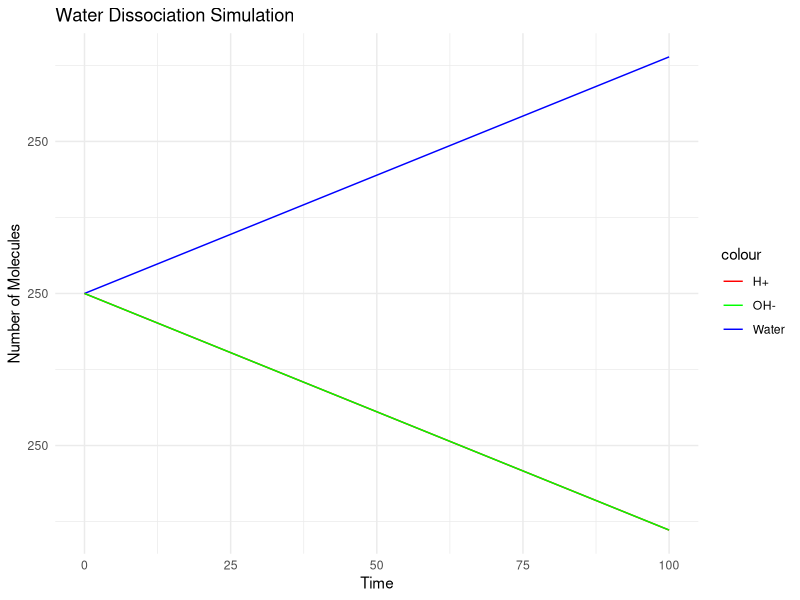
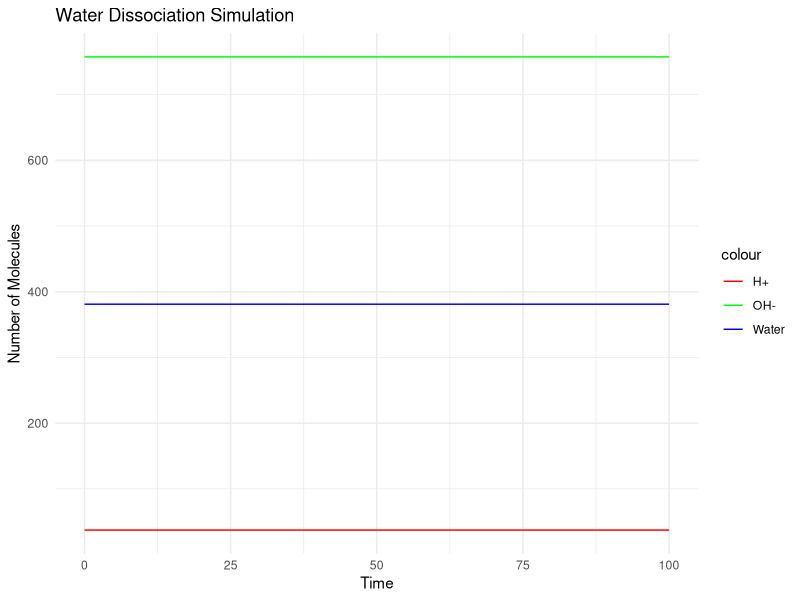
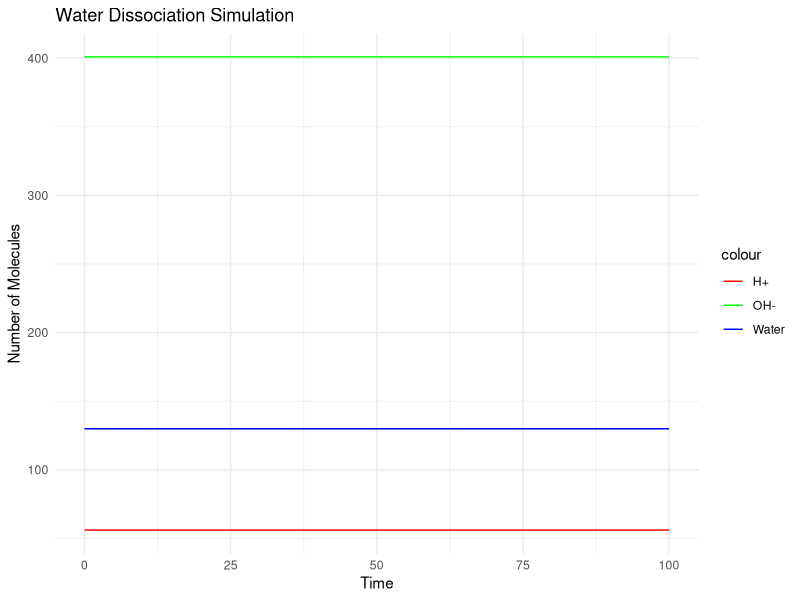
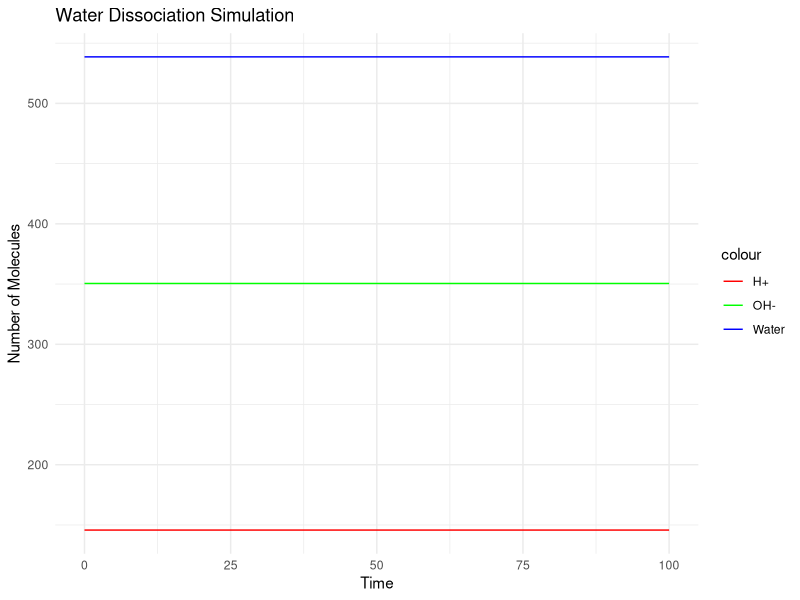

These charts were generated, in order, by the following R code:
## ---- chunk 1
# Load required library
library(deSolve)
library(ggplot2)

# Define the function for the ODE system
water_dissociation <- function(t, y, parms) {
  with(as.list(c(y, parms)), {
    # Calculate forward and reverse rate constants
    forward_rate <- Ka * H2O
    reverse_rate <- Ka * H * OH
    
    # ODEs
    dH2O <- -forward_rate + reverse_rate
    dH <- forward_rate - reverse_rate
    dOH <- forward_rate - reverse_rate
    
    return(list(c(dH2O, dH, dOH)))
  })
}

# Parameters
parameters <- list(Ka = 10^(-14),  # Equilibrium constant for water dissociation
                    H2O_0 = 250,   # Initial number of water molecules
                    H_0 = 250,        # Initial number of H+ ions
                    OH_0 = 250)       # Initial number of OH- ions

# Initial conditions
initial_state <- c(H2O = parameters$H2O_0,
                   H = parameters$H_0,
                   OH = parameters$OH_0)


# Time points for simulation
times <- seq(0, 100, by = 0.1)

# Solve the ODE system
out <- ode(y = initial_state, times = times, func = water_dissociation, parms = parameters)

# Plot results
ggplot(data = as.data.frame(out), aes(x = time)) +
  geom_line(aes(y = H2O, color = "Water")) +
  geom_line(aes(y = H, color = "H+")) +
  geom_line(aes(y = OH, color = "OH-")) +
  labs(x = "Time", y = "Number of Molecules", title = "Water Dissociation Simulation") +
  scale_color_manual(values = c("Water" = "blue", "H+" = "red", "OH-" = "green")) +
  theme_minimal()
## ---- chunk 2
# Define the function for the ODE system
water_dissociation <- function(t, y, parms) {
  with(as.list(c(y, parms)), {
    # Calculate forward and reverse rate constants
    forward_rate <- Ka * H2O
    reverse_rate <- Ka * H * OH
    
    # ODEs
    dH2O <- -forward_rate + reverse_rate
    dH <- forward_rate - reverse_rate
    dOH <- forward_rate - reverse_rate
    
    return(list(c(dH2O, dH, dOH)))
  })
}

# Parameters
parameters <- list(Ka = 10^(-14))

# Generate random initial concentrations
initial_concentrations <- runif(3, min = 0, max = 1000)  # Random values between 0 and 1000

# Initial conditions
initial_state <- c(H2O = initial_concentrations[1],
                   H = initial_concentrations[2],
                   OH = initial_concentrations[3])


# Time points for simulation
times <- seq(0, 100, by = 0.1)

# Solve the ODE system
out <- ode(y = initial_state, times = times, func = water_dissociation, parms = parameters)

# Plot results
ggplot(data = as.data.frame(out), aes(x = time)) +
  geom_line(aes(y = H2O, color = "Water")) +
  geom_line(aes(y = H, color = "H+")) +
  geom_line(aes(y = OH, color = "OH-")) +
  labs(x = "Time", y = "Number of Molecules", title = "Water Dissociation Simulation") +
  scale_color_manual(values = c("Water" = "blue", "H+" = "red", "OH-" = "green")) +
  theme_minimal()
## ---- chunk 3
# Define the function for the ODE system
water_dissociation <- function(t, y, parms) {
  with(as.list(c(y, parms)), {
    # Calculate forward and reverse rate constants
    forward_rate <- Ka * H2O
    reverse_rate <- Ka * H * OH
    
    # ODEs
    dH2O <- -forward_rate + reverse_rate
    dH <- forward_rate - reverse_rate
    dOH <- forward_rate - reverse_rate
    
    return(list(c(dH2O, dH, dOH)))
  })
}

# Parameters
parameters <- list(Ka = 10^(-14))

# Generate random initial concentrations
initial_concentrations <- runif(3, min = 0, max = 1000)  # Random values between 0 and 1000

# Initial conditions
initial_state <- c(H2O = initial_concentrations[1],
                   H = initial_concentrations[2],
                   OH = initial_concentrations[3])


# Time points for simulation
times <- seq(0, 100, by = 0.1)

# Solve the ODE system
out <- ode(y = initial_state, times = times, func = water_dissociation, parms = parameters)

# Plot results
ggplot(data = as.data.frame(out), aes(x = time)) +
  geom_line(aes(y = H2O, color = "Water")) +
  geom_line(aes(y = H, color = "H+")) +
  geom_line(aes(y = OH, color = "OH-")) +
  labs(x = "Time", y = "Number of Molecules", title = "Water Dissociation Simulation") +
  scale_color_manual(values = c("Water" = "blue", "H+" = "red", "OH-" = "green")) +
  theme_minimal()
## ---- chunk 4
# Define the function for the ODE system
water_dissociation <- function(t, y, parms) {
  with(as.list(c(y, parms)), {
    # Calculate forward and reverse rate constants
    forward_rate <- Ka * H2O
    reverse_rate <- Ka * H * OH
    
    # ODEs
    dH2O <- -forward_rate + reverse_rate
    dH <- forward_rate - reverse_rate
    dOH <- forward_rate - reverse_rate
    
    return(list(c(dH2O, dH, dOH)))
  })
}

# Parameters
parameters <- list(Ka = 10^(-14))

# Generate random initial concentrations
initial_concentrations <- runif(3, min = 0, max = 1000)  # Random values between 0 and 1000

# Initial conditions
initial_state <- c(H2O = initial_concentrations[1],
                   H = initial_concentrations[2],
                   OH = initial_concentrations[3])


# Time points for simulation
times <- seq(0, 100, by = 0.1)

# Solve the ODE system
out <- ode(y = initial_state, times = times, func = water_dissociation, parms = parameters)

# Plot results
ggplot(data = as.data.frame(out), aes(x = time)) +
  geom_line(aes(y = H2O, color = "Water")) +
  geom_line(aes(y = H, color = "H+")) +
  geom_line(aes(y = OH, color = "OH-")) +
  labs(x = "Time", y = "Number of Molecules", title = "Water Dissociation Simulation") +
  scale_color_manual(values = c("Water" = "blue", "H+" = "red", "OH-" = "green")) +
  theme_minimal()
